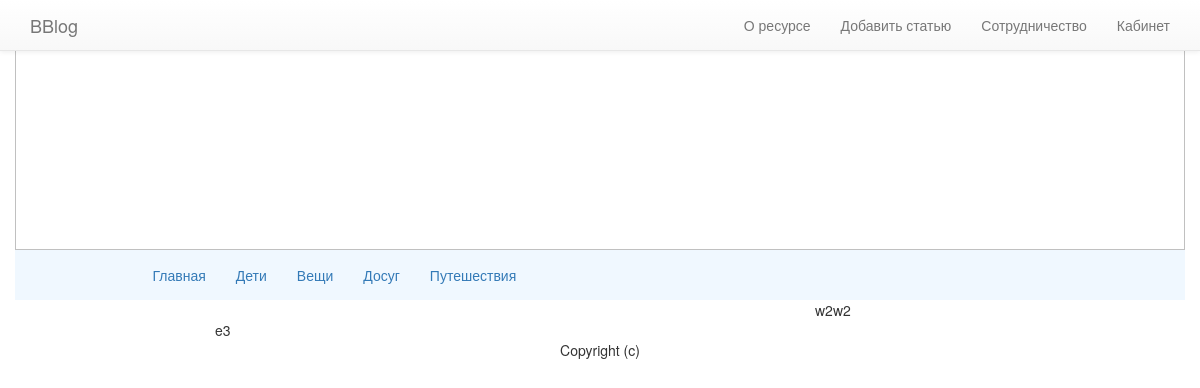
Before: /childs/ with the older database file.
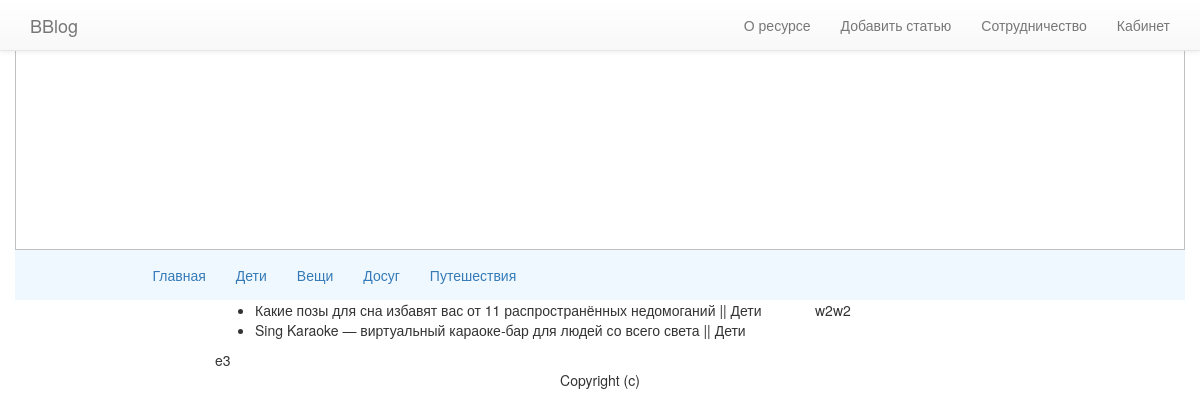
After: the same page with the newer database file.
### news/models.py (models this page shows, shortened)
class SingleNews(models.Model):
    user = models.ForeignKey(settings.AUTH_USER_MODEL, blank=True, null=True)
    title = models.CharField(max_length=120, blank=False)
    previewText = models.TextField(max_length=260, blank=True)
    fullText = models.TextField()
    publish = models.DateField(auto_now=False, auto_now_add=False)
    updated = models.DateTimeField(auto_now=True, auto_now_add=False)
    timestamp = models.DateTimeField(auto_now=False, auto_now_add=True)
    slug = models.SlugField(unique=True)
    image = models.ImageField(upload_to=upload_location,
                              null=True, blank=True,
                              height_field='height_field',
                              width_field='width_field')
    height_field = models.IntegerField(default=0)
    width_field = models.IntegerField(default=0)
    CH = u'Дети'
    TH = u'Вещи'
    DS = u'Досуг'
    TR = u'Путешествия'
    CATEGORY_CHOICES = (
        (CH, u'Дети'),
        (TH, u'Вещи'),
        (DS, u'Досуг'),
        (TR, u'Путешествия'),
    )
    category = models.CharField(max_length=40, choices=CATEGORY_CHOICES, default=CH)
    objects = PostManager()

### news/views.py (the view)
# urls.py: url(r'^childs/$', ChildListView.as_view()),
class ChildListView(ListView):
    queryset = SingleNews.objects.all().filter(category__iexact=u"Дети")
    template_name = 'childs.html'

### templates/childs.html
{% extends "base.html" %}
{% block content %}
    <ul>
        {% for obj in object_list %}
            <li>{{ obj.title }} || {{ obj.category }}</li>
        {% endfor %}
    </ul>
{% endblock content %}

Changed rows visible on the page:
added SingleNews: title "Какие позы для сна избавят вас от 11 распространённых недомоганий", category "Дети"
added SingleNews: title "Sing Karaoke — виртуальный караоке-бар для людей со всего света", category "Дети"
